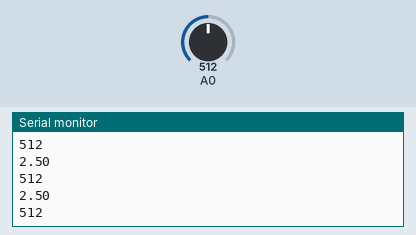
This sketch was run on a simulated Arduino Uno, built with avr-gcc and run on an emulated ATmega328P. Parts: the last lines printed to the serial monitor. Inputs (shaded band) come from the test bench; at power-on: A0 = 512.

Above: at 1.2 s.
1.3 s: A0 set to 716
At 2.1 s:
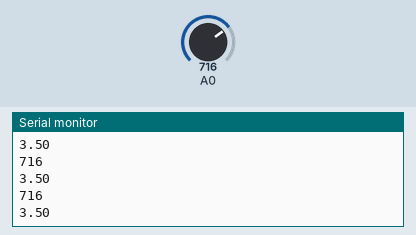
2.8 s: A0 set to 900
At 3.5 s:
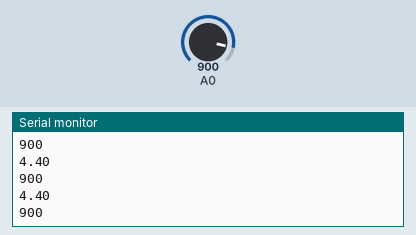
Timing chart, 0 to 5.8 s (numbered marks = the images above; inputs shaded):
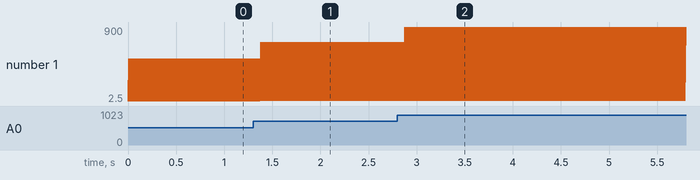

Measured:
- after the input at 1.3 s, the serial monitor: prints a new line after 0.07 s (image 1)
- after the input at 2.8 s, the serial monitor: prints a new line after 0.07 s (image 2)
- plotted number 1: 512 → 716 after the input at 1.3 s, 716 → 4.4 after the input at 2.8 s

The sketch:

LDR_reading.ino
```cpp
/**
 * Tecnologias de Interface
 * Universidade de Coimbra
 * MSc in Design and Multimedia
 *
 * Author: Tiago Cruz
 * Week 5
 * LDR Reading - example
 *
 * @since:   08–03–2024
 */

void setup() {
  Serial.begin(9600);
}

void loop() {
  // read the input on analog pin 0:
  int sensorValue = analogRead(A0);

  // Convert the analog reading (which goes from 0 - 1023)
  // to a voltage (0 - 5V):
  float voltage = sensorValue * (5.0 / 1023.0);

 // print out the value you read - comment out one of them if using the serial plotter
  Serial.println(voltage);
  Serial.println(sensorValue);
}
```
